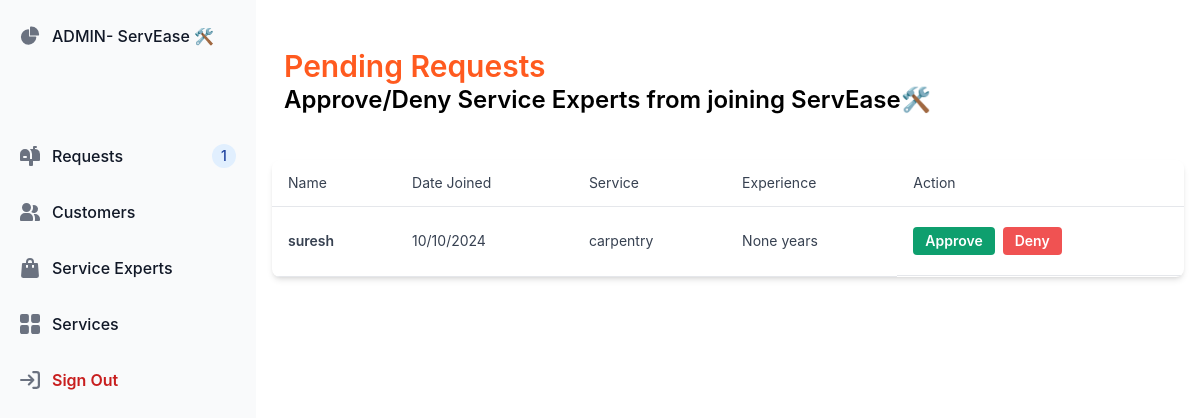
The app's page /admin/dashboard/reviews (signed in), older data.
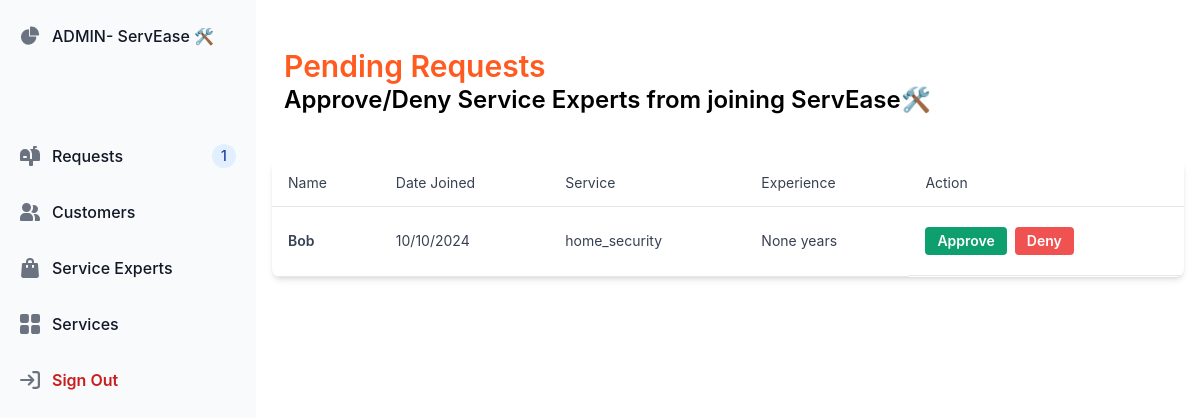
The same page, newer data.
### app.py (models this page shows, shortened)
class ServiceProfessional(db.Model):
    __tablename__ = 'service_professionals'
    id = db.Column(db.Integer, primary_key=True)
    name = db.Column(db.String(100), nullable=False)
    date_created = db.Column(db.DateTime, default=db.func.current_timestamp())
    description = db.Column(db.String(255), nullable=True)
    service_type = db.Column(db.String(50), nullable=False)
    experience = db.Column(db.Integer, nullable=True)
    is_approved = db.Column(db.Boolean, default=False)
    user_id = db.Column(db.Integer, db.ForeignKey('users.id'), nullable=True)
    reviews = db.relationship('Review', backref='professional', lazy=True)
    service_requests = db.relationship('ServiceRequest', backref='professional', lazy=True)

### app.py (the view)
@app.route('/admin/dashboard/reviews')
@admin_required
def manage_reviews():
    unapproved = ServiceProfessional.query.filter_by(is_approved=False).all()
    reqCount = ServiceProfessional.query.filter_by(is_approved=False).count()
    return render_template('adminReq-dash.html',reqCount=reqCount, service_professionals=unapproved)

### app.py (called while the page is built)
def admin_required(f):
    @wraps(f)
    def decorated_function(*args, **kwargs):
        if 'admin' not in session or session['admin'] != True:
            return redirect(url_for('login', message='Must be logged in as an admin'))
        return f(*args, **kwargs)
    return decorated_function

### templates/adminReq-dash.html (shortened to what this page needs)
{% extends 'adminBase.html' %}
{% block content %}
<div class="w-full flex justify-between items-center mb-3 mt-8 pl-3 pb-8 self-center">
    <div class="self-center">
        <h3 class="text-3xl font-semibold text-orange-500">Pending Requests</h3>
        <h3 class="text-2xl font-semibold text-slate-500">Approve/Deny Service Experts from joining ServEase🛠️</h3>
    </div>
</div>
<div class="relative flex flex-col h-full overflow-scroll text-gray-700 bg-white shadow-md rounded-lg bg-clip-border">
    <table class="w-full sm:w-[25vw] text-left table-auto">
      <thead>
        <tr class="border-b border-slate-300 bg-slate-50">
          <th class="p-4 text-sm font-normal leading-none text-slate-500">Name</th>
          <th class="p-4 text-sm font-normal leading-none text-slate-500">Date Joined</th>
          <th class="p-4 text-sm font-normal leading-none text-slate-500">Service</th>
          <th class="p-4 text-sm font-normal leading-none text-slate-500">Experience</th>
          <th class="p-4 text-sm font-normal leading-none text-slate-500">Action</th>
        </tr>
      </thead>
      <tbody>
        {% for professional in service_professionals %}
        <tr class="hover:bg-slate-50">
          <td class="p-4 border-b border-slate-200 py-5">
            <p class="block font-semibold text-sm text-slate-800">{{ professional.name }}</p>
          </td>
          <td class="p-4 border-b border-slate-200 py-5">
            <p class="text-sm text-slate-500">{{ professional.date_created.strftime('%d/%m/%Y') }}</p>
          </td>
          <td class="p-4 border-b border-slate-200 py-5">
            <p class="text-sm text-slate-500">{{ professional.service_type }}</p>
          </td>
          <td class="p-4 border-b border-slate-200 py-5">
            <p class="text-sm text-slate-500">{{ professional.experience }} years</p>
          </td>
          <td class="p-4 border-b border-slate-200 py-5 flex space-x-2">
            <form action="{{ url_for('approve_service_professional', professional_id=professional.id) }}" method="POST">
              <button type="submit" class="px-3 py-1 text-sm font-semibold text-white bg-green-500 rounded hover:bg-green-700">
                Approve
              </button>
            </form>
            <form action="{{ url_for('deny_service_professional', professional_id=professional.id) }}" method="POST">
              <button type="submit" class="px-3 py-1 text-sm font-semibold text-white bg-red-500 rounded hover:bg-red-700">
                Deny
              </button>
            </form>
          </td>
        </tr>
        {% endfor %}
      </tbody>
    </table>
  </div>
{% endblock %}

Row changes from the older to the newer data that the page shows:
no longer on this page (row edited): ServiceProfessional: name "suresh", date_created "10/10/2024", service_type "carpentry", experience "None"
now on this page (row edited): ServiceProfessional: name "Bob", date_created "10/10/2024", service_type "home_security", experience "None"
